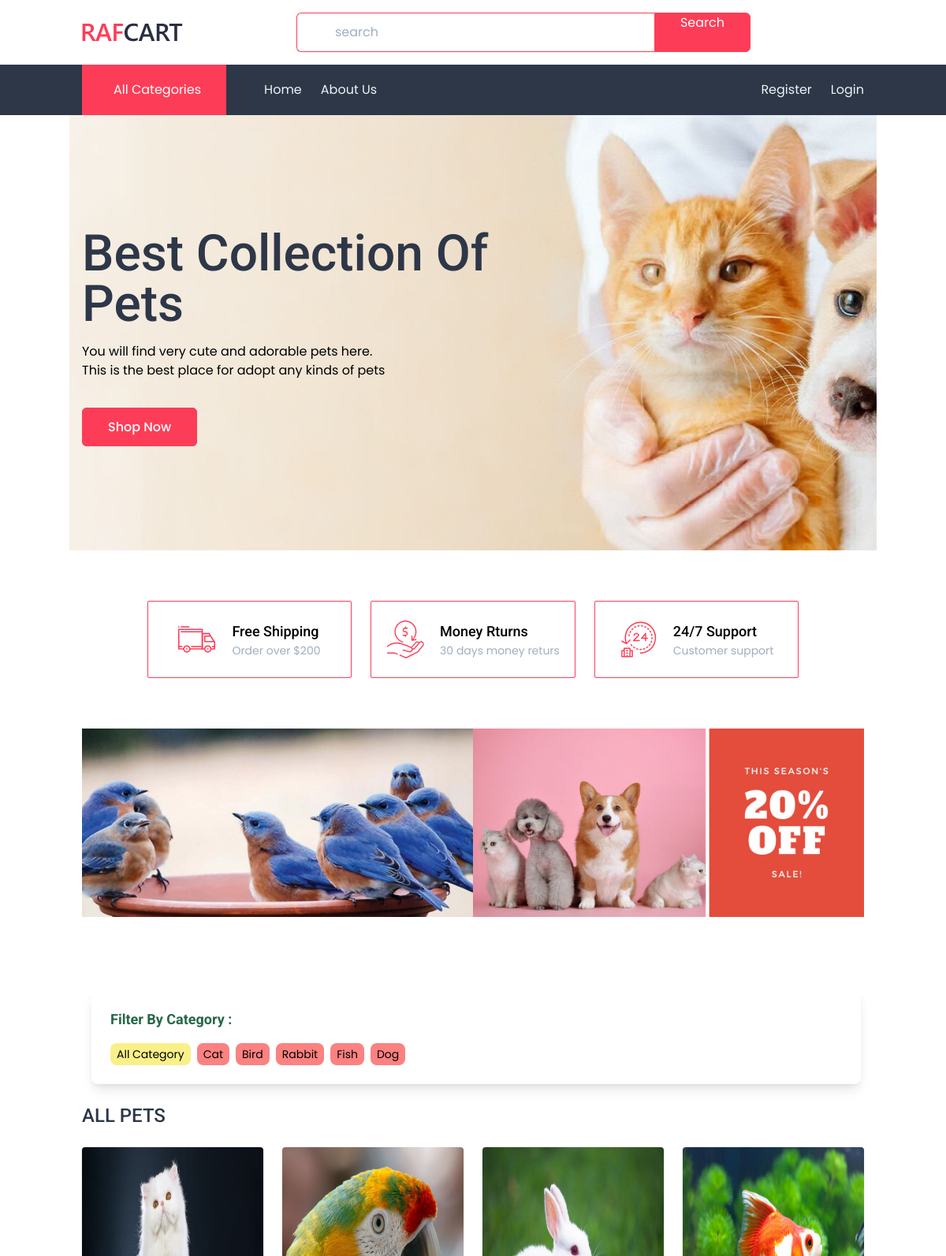
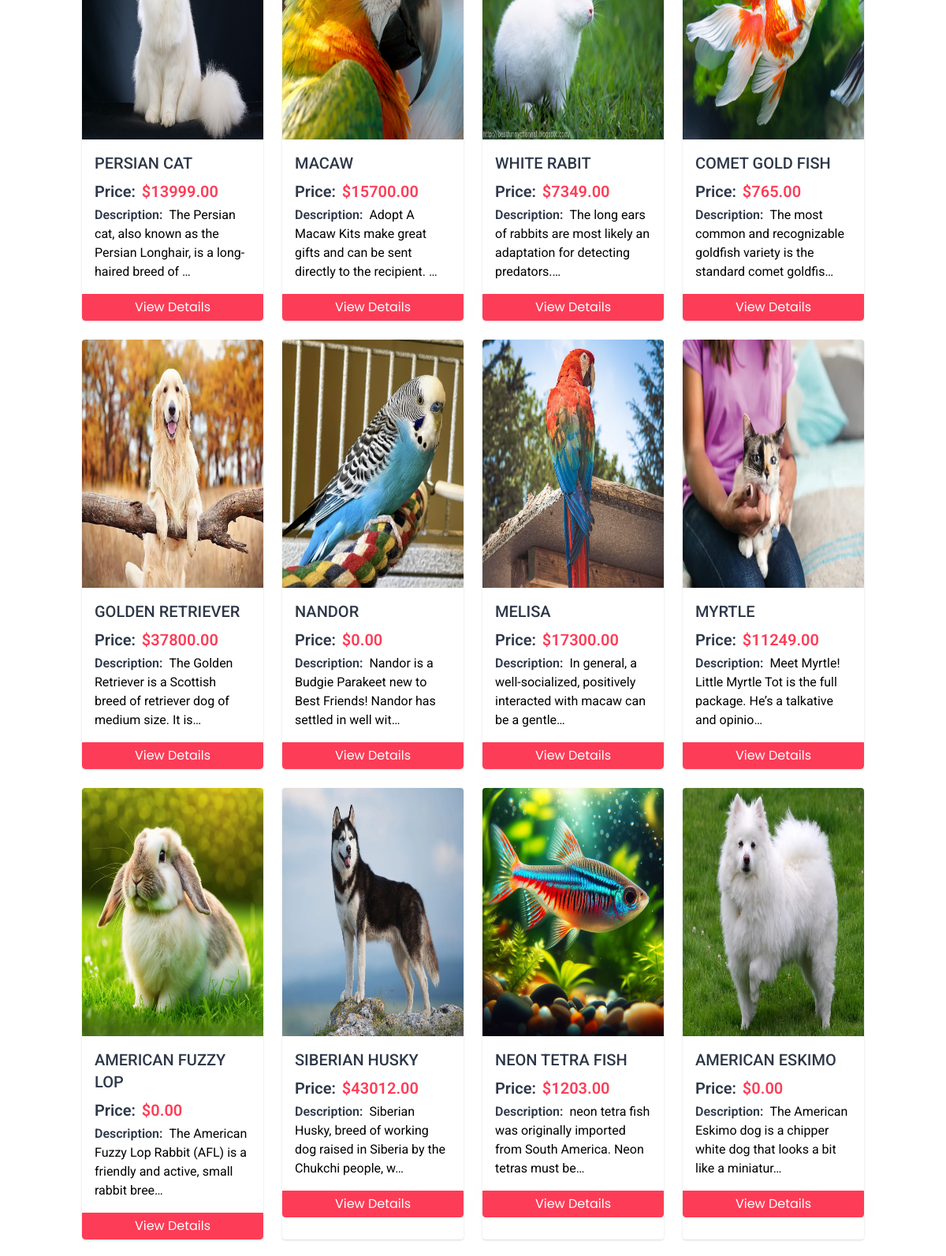
The page / (upper part) on the database its author committed (2 pictures, top to bottom).
### categories/models.py (models this page shows, shortened)
class Category(models.Model):
    category_name = models.CharField(max_length=100)
    slug = models.SlugField(max_length=100,unique=True, null=True, blank=True)

### pets/models.py (models this page shows, shortened)
class Pet(models.Model):
    pet_title = models.CharField(max_length=50)
    description = models.TextField()
    price =models.DecimalField(decimal_places=2, max_digits = 12)
    category = models.ForeignKey(Category, on_delete=models.CASCADE)
    customer = models.ForeignKey(User, on_delete=models.CASCADE, blank = True, null = True)
    adopted_by = models.ManyToManyField(User, related_name='adopted_pet', blank=True)
    images = models.ImageField(upload_to='pets/media/uploads/')
    quantity = models.PositiveIntegerField(default=1)

### core/views.py (the view)
# urls.py: path('', views.home, name='home'),
def home(request, category_slug = None):
    data = Pet.objects.all()
    if category_slug is not None:
        category = Category.objects.get(slug = category_slug)
        data = Pet.objects.filter(category  = category)
    categories = Category.objects.all()
    return render(request, 'index.html', {'data' : data, 'category' : categories})

### core/templates/index.html (shortened to what this page needs)
{% extends 'base.html' %} {% load static %} {% block head_title %}Raft Cart{% endblock %} {% block content %}
<body>
    <div class="bg-cover bg-no-repeat bg-center py-36" style="background-image: url('{% static 'images/slidePackagesandPlans.jpg'%}');">
        <div class="container">
            <h1 class="text-6xl text-gray-800 font-medium mb-4 capitalize">
                best collection Of <br> Pets
            </h1>
            <p>You will find very cute and adorable pets here.<br>
                This is the best place
                for adopt any kinds of pets</p>
            <div class="mt-12">
                <a href="{% url 'home' %}" class="bg-primary border border-primary text-white px-8 py-3 font-medium
                    rounded-md hover:bg-transparent hover:text-primary">Shop Now</a>
            </div>
        </div>
    </div>
    <div class="container py-16">
        <div class="w-10/12 grid grid-cols-1 md:grid-cols-3 gap-6 mx-auto justify-center">
            <div class="border border-primary rounded-sm px-3 py-6 flex justify-center items-center gap-5">
                <img src="{% static 'images/icons/delivery-van.svg'%}" alt="Delivery" class="w-12 h-12 object-contain">
                <div>
                    <h4 class="font-medium capitalize text-lg">Free Shipping</h4>
                    <p class="text-gray-500 text-sm">Order over $200</p>
                </div>
            </div>
            <div class="border border-primary rounded-sm px-3 py-6 flex justify-center items-center gap-5">
                <img src="{% static 'images/icons/money-back.svg'%}" alt="Delivery" class="w-12 h-12 object-contain">
                <div>
                    <h4 class="font-medium capitalize text-lg">Money Rturns</h4>
                    <p class="text-gray-500 text-sm">30 days money returs</p>
                </div>
            </div>
            <div class="border border-primary rounded-sm px-3 py-6 flex justify-center items-center gap-5">
                <img src="{% static 'images/icons/service-hours.svg'%}" alt="Delivery" class="w-12 h-12 object-contain">
                <div>
                    <h4 class="font-medium capitalize text-lg">24/7 Support</h4>
                    <p class="text-gray-500 text-sm">Customer support</p>
                </div>
            </div>
        </div>
    </div>
    <div class="container pb-16">
        <a href="#">
            <img src="{% static 'images/20%off.jpg'%}" alt="ads" class="w-full">
        </a>
    </div>
    <div class="bg-gray-150">
        <div class="container mt-1 mx-auto p-6 ml-1">
            <div class="bg-white p-6 rounded-lg shadow-lg">
                <h2 class="text-lg font-bold mb-4 text-green-800">Filter By Category :</h2>
                <div class="flex flex-wrap gap-2">
                    <a href="{% url 'home' %}" class="bg-yellow-300 hover:bg-green-500 py-1 px-2 rounded-lg text-sm">All Category</a>
                {% for cat in category %}
                  <a href="{% url 'category_wise_pet' cat.slug %}" class="bg-red-400 hover:bg-green-300 py-1 px-2 rounded-lg text-sm">{{cat.category_name}}</a>
                {% endfor %}
            </div>
            </div>
        </div>
      </div>
    <div class="container pb-16">
        <h2 class="text-2xl font-medium text-gray-800 uppercase mb-6">All pets</h2>
        <div class="grid grid-cols-1 md:grid-cols-4 gap-6">
            {% for pet in data %}
                <div class="bg-white shadow rounded overflow-hidden group">
                    <div class="relative">
                        <img src="{{ pet.images.url }}" alt="pets" style="height: 315px; width: 474px;">
                    </div>
                    <div class="pt-4 pb-3 px-4">
                            <h4 class="uppercase font-medium text-xl mb-2 text-gray-800 hover:text-primary transition">{{pet.pet_title}}</h4>
                        <div class="flex items-baseline mb-1 space-x-2">
                            <p class="space-x-1  font-roboto">
                                <span class="text-gray-800 text-xl font-semibold">Price:</span>
                                <span class="text-primary text-xl font-semibold">${{pet.price}}</span>
                            </p>
                        </div>
                        <div class="flex items-baseline mb-1 space-x-2">
                            <p class="space-x-1  font-roboto">
                                <span class="text-gray-800 font-semibold">Description:</span>
                                <span>{{pet.description |truncatechars:80}}</span>
                            </p>
                        </div>
                    </div>
                    <a href="{% url 'detail_pet' pet.id %}" class="block w-full py-1 text-center text-white bg-primary border border-primary rounded-b hover:bg-transparent hover:text-primary transition">View Details</a>
                </div>
            {%endfor%}
        </div>
    </div>
</body>
{%endblock%}

### rows shown on the page
Category: category_name "Cat"
Category: category_name "Bird"
Category: category_name "Rabbit"
Category: category_name "Fish"
Category: category_name "Dog"
Pet: images (picture), pet_title "PERSIAN CAT", price "13999.00", description "The Persian cat, also known as the Persian Longhair, is a long-haired breed of …"
Pet: images (picture), pet_title "MACAW", price "15700.00", description "Adopt A Macaw Kits make great gifts and can be sent directly to the recipient. …"
Pet: images (picture), pet_title "WHITE RABIT", price "7349.00", description "The long ears of rabbits are most likely an adaptation for detecting predators.…"
Pet: images (picture), pet_title "COMET GOLD FISH", price "765.00", description "The most common and recognizable goldfish variety is the standard comet goldfis…"
Pet: images (picture), pet_title "GOLDEN RETRIEVER", price "37800.00", description "The Golden Retriever is a Scottish breed of retriever dog of medium size. It is…"
Pet: images (picture), pet_title "NANDOR", price "0.00", description "Nandor is a Budgie Parakeet new to Best Friends! Nandor has settled in well wit…"
Pet: images (picture), pet_title "MELISA", price "17300.00", description "In general, a well-socialized, positively interacted with macaw can be a gentle…"
Pet: images (picture), pet_title "MYRTLE", price "11249.00", description "Meet Myrtle! Little Myrtle Tot is the full package. He’s a talkative and opinio…"
Pet: images (picture), pet_title "AMERICAN FUZZY LOP", price "0.00", description "The American Fuzzy Lop Rabbit (AFL) is a friendly and active, small rabbit bree…"
Pet: images (picture), pet_title "SIBERIAN HUSKY", price "43012.00", description "Siberian Husky, breed of working dog raised in Siberia by the Chukchi people, w…"
Pet: images (picture), pet_title "NEON TETRA FISH", price "1203.00", description "neon tetra fish was originally imported from South America. Neon tetras must be…"
Pet: images (picture), pet_title "AMERICAN ESKIMO", price "0.00", description "The American Eskimo dog is a chipper white dog that looks a bit like a miniatur…"
